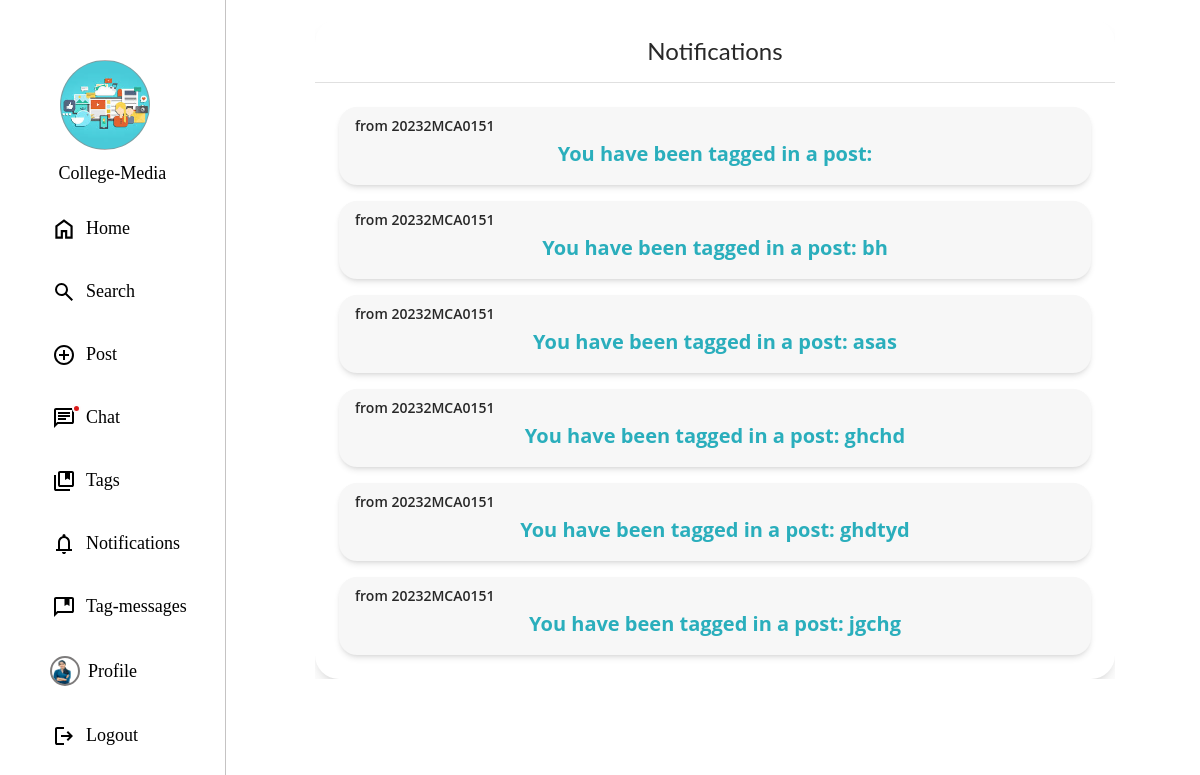
The app's page /notification (signed in), older data.
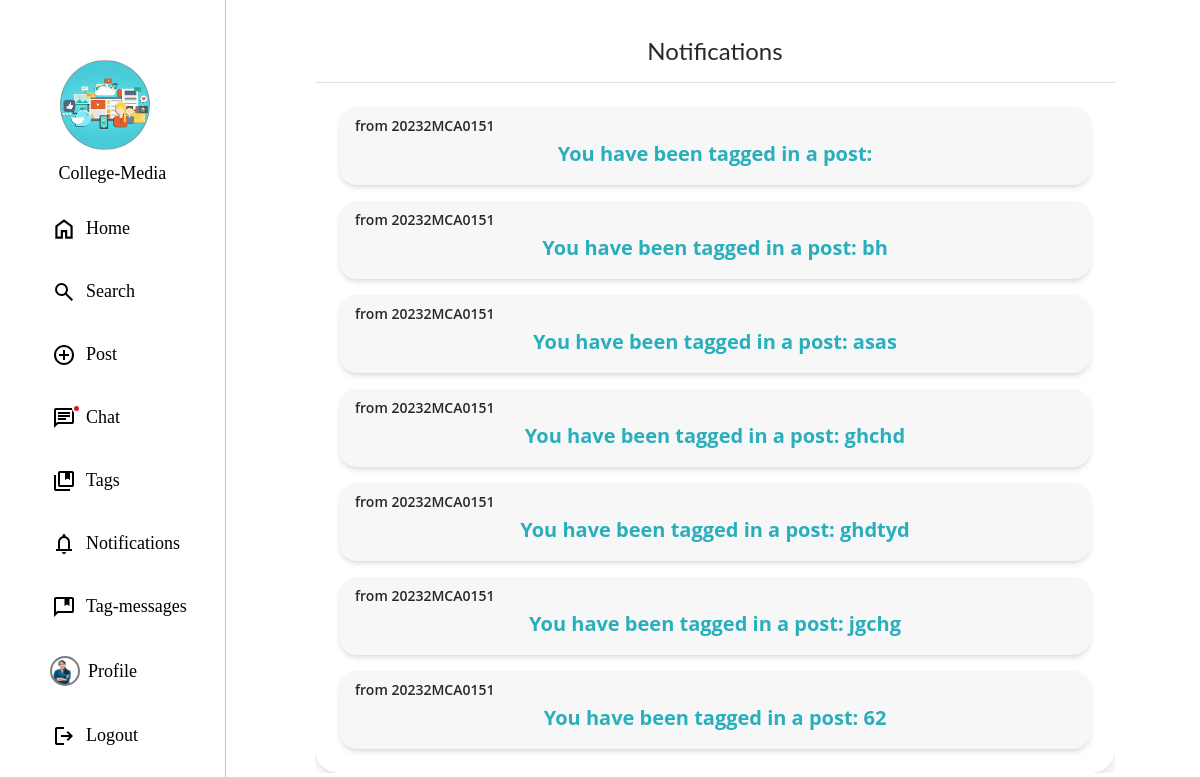
The same page, newer data.
### staff_app/models.py (models this page shows)
class Main_Notifications(models.Model):
    sender=models.ForeignKey(Student,on_delete=models.CASCADE,related_name="sent_notification")
    receiver=models.ForeignKey(Student,on_delete=models.CASCADE,related_name="received_notification")
    is_read=models.BooleanField(default=False)
    created_at=models.DateTimeField(auto_now_add=True)
    content=models.TextField(blank=True)
    post_number=models.CharField(max_length=50,blank=True,null=True)
    def __str__(self) :
        return f"{self.sender}-{self.receiver}-{self.is_read}-{self.created_at}"

class Student(models.Model):
    user = models.OneToOneField(CoustomUser, on_delete=models.CASCADE)
    roll_number = models.CharField(max_length=15, unique=True)
    email = models.EmailField(unique=True)
    name=models.CharField(max_length=30, blank=True)
    section=models.CharField(max_length=10, blank=True)
    school=models.CharField(max_length=100, blank=True)
    dob=models.CharField(max_length=20, blank=True)
    profile_image=models.ImageField(upload_to='profile_image/', blank=True, null=True)
    def __str__(self):
        return self.roll_number

### college_media/views.py (the view)
# urls.py: path('notification',views.notification,name='notification'),
def notification(request):
    sender=get_object_or_404(Student,user=request.user)
    notification=Main_Notifications.objects.filter(receiver=sender,is_read=False)
    print(notification)
    return render(request,"user_pages/user_notification.html",{"notifications":notification})

### staff_app/context_processors.py (called while the page is built)
def student_profile(request):
    if request.user.is_authenticated:
        try:
            student = Student.objects.get(user=request.user)
            return {'student_profile': student}
        except Student.DoesNotExist:
            return {}  # No Student instance found
    return {}

### templates/user_pages/user_notification.html (shortened to what this page needs)
{% extends "user_pages/base.html" %}
{% block content %}
<div class="right">
  <div id="webcrumbs">
    <div class="w-[800px] bg-white rounded-lg shadow-lg min-h-[600px]">
      <header class="px-6 py-4 border-b border-neutral-200">
        <h1 class="text-2xl font-title text-neutral-950">Notifications</h1>
      </header>
      <main class="p-6 space-y-4">
        {% for notification in notifications %}
        <section class="bg-neutral-50 p-4 rounded-md shadow-md hover:shadow-lg transition-shadow">
          <h6 class="text-lg font-semibold text-neutral-950">from {{notification.sender}}</h6>
          <p class="text-sm text-neutral-700"><a href="/view_post/{{notification.post_number}} "
              class="notification-link"> {{notification.content}}</a></p>
        </section>
        {% endfor %}
      </main>
    </div>
  </div>
</div>
{% endblock content %}

Row changes from the older to the newer data that the page shows:
added Main_Notifications: sender "20232MCA0151", content "You have been tagged in a post: 62"
